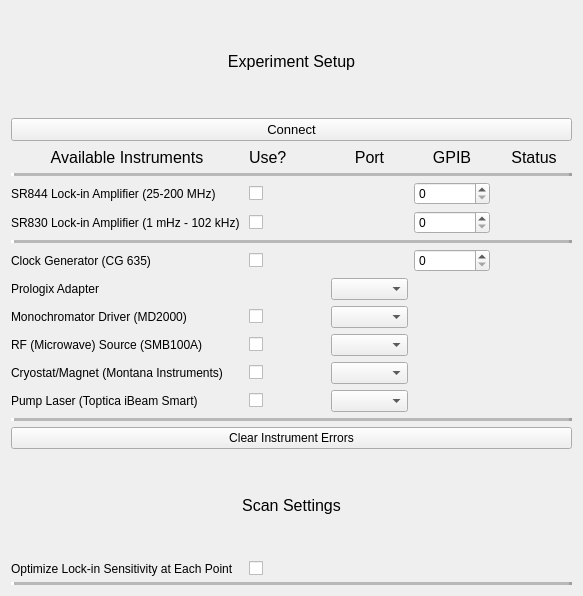
         <widget class="QWidget" name="scrollAreaWidgetContents_3">
          <property name="geometry">
           <rect>
            <x>0</x>
            <y>0</y>
            <width>583</width>
            <height>596</height>
           </rect>
          </property>
          <layout class="QGridLayout" name="gridLayout_8">
           <item row="11" column="0">
            <widget class="QLabel" name="label_26">
             <property name="text">
              <string>RF (Microwave) Source (SMB100A)</string>
             </property>
            </widget>
           </item>
           <item row="2" column="4">
            <widget class="QLabel" name="label_38">
             <property name="font">
              <font>
               <pointsize>12</pointsize>
              </font>
             </property>
             <property name="text">
              <string>Status</string>
             </property>
             <property name="alignment">
              <set>Qt::AlignCenter</set>
             </property>
            </widget>
           </item>
           <item row="19" column="0" colspan="5">
            <widget class="QFrame" name="frame_10">
             <property name="frameShape">
              <enum>QFrame::HLine</enum>
             </property>
             <property name="frameShadow">
              <enum>QFrame::Raised</enum>
             </property>
             <property name="lineWidth">
              <number>3</number>
             </property>
             <property name="midLineWidth">
              <number>5</number>
             </property>
            </widget>
           </item>
           <item row="6" column="0" colspan="5">
            <widget class="QFrame" name="frame_4">
             <property name="frameShape">
              <enum>QFrame::HLine</enum>
             </property>
             <property name="frameShadow">
              <enum>QFrame::Raised</enum>
             </property>
             <property name="lineWidth">
              <number>3</number>
             </property>
             <property name="midLineWidth">
              <number>5</number>
             </property>
            </widget>
           </item>
           <item row="11" column="1">
            <widget class="QCheckBox" name="smb100a_checkbox">
             <property name="layoutDirection">
              <enum>Qt::LeftToRight</enum>
             </property>
             <property name="text">
              <string/>
             </property>
            </widget>
           </item>
           <item row="2" column="0">
            <widget class="QLabel" name="label_21">
             <property name="maximumSize">
              <size>
               <width>16777215</width>
               <height>20</height>
              </size>
             </property>
             <property name="font">
              <font>
               <pointsize>12</pointsize>
              </font>
             </property>
             <property name="text">
              <string>Available Instruments</string>
             </property>
             <property name="alignment">
              <set>Qt::AlignCenter</set>
             </property>
            </widget>
           </item>
           <item row="5" column="3">
            <widget class="CustomSpinBox" name="sr830_gpib_address_spbx">
             <property name="keyboardTracking">
              <bool>false</bool>
             </property>
            </widget>
           </item>
           <item row="13" column="2">
            <widget class="QComboBox" name="toptica_com_port_cmb"/>
           </item>
           <item row="18" column="0">
            <widget class="QLabel" name="label_74">
             <property name="text">
              <string>Optimize Lock-in Sensitivity at Each Point</string>
             </property>
            </widget>
           </item>
           <item row="2" column="2">
            <widget class="QLabel" name="label_57">
             <property name="font">
              <font>
               <pointsize>12</pointsize>
              </font>
             </property>
             <property name="text">
              <string>Port</string>
             </property>
             <property name="alignment">
              <set>Qt::AlignCenter</set>
             </property>
            </widget>
           </item>
           <item row="12" column="0">
            <widget class="QLabel" name="label_27">
             <property name="text">
              <string>Cryostat/Magnet (Montana Instruments)</string>
             </property>
            </widget>
           </item>
           <item row="11" column="4">
            <widget class="QLabel" name="status_ind_smb100a">
             <property name="text">
              <string>&lt;html&gt;&lt;head/&gt;&lt;body&gt;&lt;p&gt;&lt;img src=&quot;:/led_icons/RED_LED_OFF.png&quot;/&gt;&lt;/p&gt;&lt;/body&gt;&lt;/html&gt;</string>
             </property>
             <property name="alignment">
              <set>Qt::AlignCenter</set>
             </property>
            </widget>
           </item>
           <item row="11" column="2">
            <widget class="QComboBox" name="smb100a_com_port_cmb"/>
           </item>
           <item row="2" column="3">
            <widget class="QLabel" name="label_85">
             <property name="font">
              <font>
               <pointsize>12</pointsize>
              </font>
             </property>
             <property name="text">
              <string>GPIB</string>
             </property>
             <property name="alignment">
              <set>Qt::AlignCenter</set>
             </property>
            </widget>
           </item>
           <item row="12" column="1">
            <widget class="QCheckBox" name="montana_instr_checkbox">
             <property name="layoutDirection">
              <enum>Qt::LeftToRight</enum>
             </property>
             <property name="text">
              <string/>
             </property>
            </widget>
           </item>
           <item row="14" column="0" colspan="5">
            <widget class="QFrame" name="frame_5">
             <property name="frameShape">
              <enum>QFrame::HLine</enum>
             </property>
             <property name="frameShadow">
              <enum>QFrame::Raised</enum>
             </property>
             <property name="lineWidth">
              <number>3</number>
             </property>
             <property name="midLineWidth">
              <number>5</number>
             </property>
            </widget>
           </item>
           <item row="8" column="4">
            <widget class="QLabel" name="status_ind_cg635">
             <property name="text">
              <string>&lt;html&gt;&lt;head/&gt;&lt;body&gt;&lt;p&gt;&lt;img src=&quot;:/led_icons/RED_LED_OFF.png&quot;/&gt;&lt;/p&gt;&lt;/body&gt;&lt;/html&gt;</string>
             </property>
             <property name="alignment">
              <set>Qt::AlignCenter</set>
             </property>
            </widget>
           </item>
           <item row="8" column="1">
            <widget class="QCheckBox" name="cg635_checkbox">
             <property name="layoutDirection">
              <enum>Qt::LeftToRight</enum>
             </property>
             <property name="text">
              <string/>
             </property>
            </widget>
           </item>
           <item row="17" column="0" colspan="5">
            <widget class="QLabel" name="label_50">
             <property name="font">
              <font>
               <pointsize>12</pointsize>
              </font>
             </property>
             <property name="text">
              <string>Scan Settings</string>
             </property>
             <property name="alignment">
              <set>Qt::AlignCenter</set>
             </property>
            </widget>
           </item>
           <item row="10" column="4">
            <widget class="QLabel" name="status_ind_md2000">
             <property name="text">
              <string>&lt;html&gt;&lt;head/&gt;&lt;body&gt;&lt;p&gt;&lt;img src=&quot;:/led_icons/RED_LED_ON.png&quot;/&gt;&lt;/p&gt;&lt;/body&gt;&lt;/html&gt;</string>
             </property>
             <property name="alignment">
              <set>Qt::AlignCenter</set>
             </property>
            </widget>
           </item>
           <item row="8" column="3">
            <widget class="CustomSpinBox" name="cg635_gpib_spbx">
             <property name="keyboardTracking">
              <bool>false</bool>
             </property>
            </widget>
           </item>
           <item row="10" column="2">
            <widget class="QComboBox" name="md2000_com_port_cmb"/>
           </item>
           <item row="10" column="1">
            <widget class="QCheckBox" name="md2000_checkbox">
             <property name="layoutDirection">
              <enum>Qt::LeftToRight</enum>
             </property>
             <property name="text">
              <string/>
             </property>
            </widget>
           </item>
           <item row="13" column="1">
            <widget class="QCheckBox" name="toptica_checkbox">
             <property name="layoutDirection">
              <enum>Qt::LeftToRight</enum>
             </property>
             <property name="text">
              <string/>
             </property>
            </widget>
           </item>
           <item row="13" column="0">
            <widget class="QLabel" name="label_28">
             <property name="text">
              <string>Pump Laser (Toptica iBeam Smart)</string>
             </property>
            </widget>
           </item>
           <item row="8" column="0">
            <widget class="QLabel" name="label_25">
             <property name="text">
              <string>Clock Generator (CG 635)</string>
             </property>
            </widget>
           </item>
           <item row="12" column="4">
            <widget class="QLabel" name="status_ind_cryostat">
             <property name="text">
              <string>&lt;html&gt;&lt;head/&gt;&lt;body&gt;&lt;p&gt;&lt;img src=&quot;:/led_icons/RED_LED_OFF.png&quot;/&gt;&lt;/p&gt;&lt;/body&gt;&lt;/html&gt;</string>
             </property>
             <property name="alignment">
              <set>Qt::AlignCenter</set>
             </property>
            </widget>
           </item>
           <item row="4" column="1">
            <widget class="QCheckBox" name="sr844_checkbox">
             <property name="layoutDirection">
              <enum>Qt::LeftToRight</enum>
             </property>
             <property name="text">
              <string/>
             </property>
            </widget>
           </item>
           <item row="4" column="0">
            <widget class="QLabel" name="label_22">
             <property name="text">
              <string>SR844 Lock-in Amplifier (25-200 MHz)</string>
             </property>
            </widget>
           </item>
           <item row="16" column="0" colspan="5">
            <widget class="QPushButton" name="clear_instr_errors_btn">
             <property name="text">
              <string>Clear Instrument Errors</string>
             </property>
            </widget>
           </item>
           <item row="13" column="4">
            <widget class="QLabel" name="status_ind_toptica">
             <property name="text">
              <string>&lt;html&gt;&lt;head/&gt;&lt;body&gt;&lt;p&gt;&lt;img src=&quot;:/led_icons/RED_LED_OFF.png&quot;/&gt;&lt;/p&gt;&lt;/body&gt;&lt;/html&gt;</string>
             </property>
             <property name="alignment">
              <set>Qt::AlignCenter</set>
             </property>
            </widget>
           </item>
           <item row="2" column="1">
            <widget class="QLabel" name="label_37">
             <property name="font">
              <font>
               <pointsize>12</pointsize>
              </font>
             </property>
             <property name="text">
              <string>Use?</string>
             </property>
            </widget>
           </item>
           <item row="5" column="0">
            <widget class="QLabel" name="label_23">
             <property name="text">
              <string>SR830 Lock-in Amplifier (1 mHz - 102 kHz) </string>
             </property>
            </widget>
           </item>
           <item row="4" column="4">
            <widget class="QLabel" name="status_ind_sr844">
             <property name="text">
              <string>&lt;html&gt;&lt;head/&gt;&lt;body&gt;&lt;p&gt;&lt;img src=&quot;:/led_icons/RED_LED_OFF.png&quot;/&gt;&lt;/p&gt;&lt;/body&gt;&lt;/html&gt;</string>
             </property>
             <property name="alignment">
              <set>Qt::AlignCenter</set>
             </property>
            </widget>
           </item>
           <item row="12" column="2">
            <widget class="QComboBox" name="cryostat_com_port_cmb"/>
           </item>
           <item row="5" column="4">
            <widget class="QLabel" name="status_ind_sr830">
             <property name="text">
              <string>&lt;html&gt;&lt;head/&gt;&lt;body&gt;&lt;p&gt;&lt;img src=&quot;:/led_icons/GREEN_LED_ON.png&quot;/&gt;&lt;/p&gt;&lt;/body&gt;&lt;/html&gt;</string>
             </property>
             <property name="alignment">
              <set>Qt::AlignCenter</set>
             </property>
            </widget>
           </item>
           <item row="1" column="0" colspan="5">
            <widget class="QPushButton" name="connect_instr_btn">
             <property name="font">
              <font>
               <pointsize>10</pointsize>
              </font>
             </property>
             <property name="whatsThis">
              <string/>
             </property>
             <property name="layoutDirection">
              <enum>Qt::LeftToRight</enum>
             </property>
             <property name="text">
              <string>Connect</string>
             </property>
             <property name="icon">
              <iconset>
               <normaloff>connect_icon.png</normaloff>connect_icon.png</iconset>
             </property>
             <property name="iconSize">
              <size>
               <width>30</width>
               <height>30</height>
              </size>
             </property>
            </widget>
           </item>
           <item row="4" column="3">
            <widget class="CustomSpinBox" name="sr844_gpib_address_spbx">
             <property name="keyboardTracking">
              <bool>false</bool>
             </property>
            </widget>
           </item>
           <item row="5" column="1">
            <widget class="QCheckBox" name="sr830_checkbox">
             <property name="layoutDirection">
              <enum>Qt::LeftToRight</enum>
             </property>
             <property name="text">
              <string/>
             </property>
            </widget>
           </item>
           <item row="0" column="0" colspan="5">
            <widget class="QLabel" name="label_29">
             <property name="font">
              <font>
               <pointsize>12</pointsize>
              </font>
             </property>
             <property name="text">
              <string>Experiment Setup</string>
             </property>
             <property name="alignment">
              <set>Qt::AlignCenter</set>
             </property>
            </widget>
           </item>
           <item row="3" column="0" colspan="5">
            <widget class="QFrame" name="frame_3">
             <property name="frameShape">
              <enum>QFrame::HLine</enum>
             </property>
             <property name="frameShadow">
              <enum>QFrame::Raised</enum>
             </property>
             <property name="lineWidth">
              <number>3</number>
             </property>
             <property name="midLineWidth">
              <number>5</number>
             </property>
            </widget>
           </item>
           <item row="18" column="1">
            <widget class="QCheckBox" name="scan_auto_sens_checkbox">
             <property name="layoutDirection">
              <enum>Qt::LeftToRight</enum>
             </property>
             <property name="text">
              <string/>
             </property>
            </widget>
           </item>
           <item row="10" column="0">
            <widget class="QLabel" name="label_24">
             <property name="text">
              <string>Monochromator Driver (MD2000)</string>
             </property>
            </widget>
           </item>
           <item row="9" column="2">
            <widget class="QComboBox" name="prologix_com_port_cmb"/>
           </item>
           <item row="9" column="0">
            <widget class="QLabel" name="label_84">
             <property name="text">
              <string>Prologix Adapter</string>
             </property>
            </widget>
           </item>
          </layout>
         </widget>
